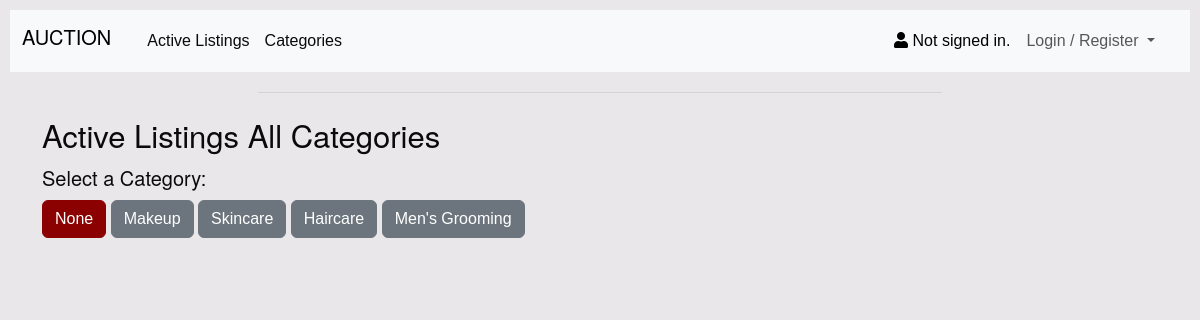
Page /categories/ on the committed database.
### auctions/models.py (models this page shows, shortened)
class Categories(models.Model):
    categoryName = models.CharField(max_length=64)

### auctions/views.py (the view)
# urls.py: path("categories/", views.categoriesListing, name="categoriesListing"),
def categoriesListing(request):
    allCategories = Categories.objects.all()
    return render(request, "auctions/categories.html", {
        "categories": allCategories
    })

### auctions/templates/auctions/categories.html (shortened to what this page needs)
{% extends "auctions/layout.html" %}
{% block body %}
    <div class="container">
        <h3>Active Listings All Categories</h3>
        <h5>Select a Category:</h5>
        <div class="category-buttons">
        <a href="{% url 'category_items' 'none' %}" class="btn btn-primary">None</a>
        {% for category in categories %}
            <a href="{% url 'category_items' category.id %}" class="btn btn-secondary">{{ category.categoryName }}</a>
        {% endfor %}
    </div>
    </div>
{% endblock %}

### auctions/static/auctions/styles.css (style rules this page uses)
body { background-color: #eae7eb; font-family: 'Arial', sans-serif; padding: 10px; }
.btn-primary { background-color: #8b0000; border-color: #8b0000; }
a, a:hover { text-decoration: none; color: inherit; }
* { box-sizing: border-box; margin: 0; padding: 0; }

### rows in the picture
Categories: categoryName "Makeup"
Categories: categoryName "Skincare"
Categories: categoryName "Haircare"
Categories: categoryName "Men's Grooming"
